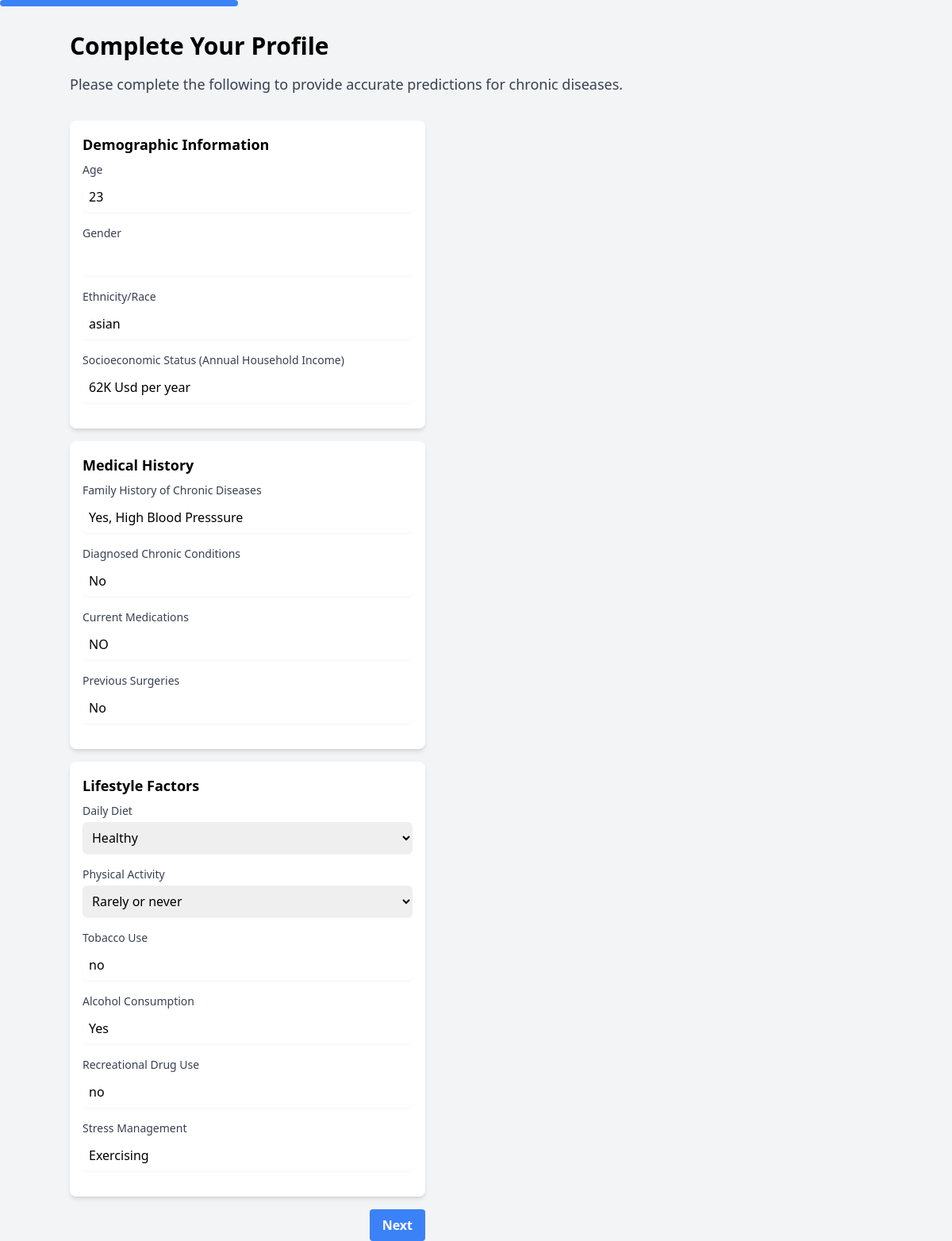
The app's page /users/complete-profile/ (signed in) with its own data.
### apps/users/models.py (models this page shows, shortened)
class UserProfile(models.Model):
    user = models.OneToOneField(User, on_delete=models.CASCADE)
    age = models.PositiveIntegerField()
    sex = models.CharField(max_length=10)
    ethnicity_race = models.CharField(max_length=100, blank=True)
    socioeconomic_status = models.CharField(max_length=100, blank=True)
    family_history_chronic_diseases = models.TextField(blank=True)
    diagnosed_chronic_conditions = models.TextField(blank=True)
    medications = models.TextField(blank=True)
    surgeries = models.TextField(blank=True)
    typical_daily_diet = models.CharField(max_length=50, blank=True)
    physical_activity_frequency = models.CharField(max_length=50, blank=True)
    smoking_habits = models.CharField(max_length=100, blank=True)
    alcohol_consumption = models.CharField(max_length=100, blank=True)
    recreational_drug_use = models.CharField(max_length=100, blank=True)
    stress_management_methods = models.CharField(max_length=100, blank=True)
    height = models.DecimalField(max_digits=5, decimal_places=2)
    weight = models.DecimalField(max_digits=5, decimal_places=2)
    blood_pressure = models.CharField(max_length=20, blank=True)
    cholesterol_levels = models.CharField(max_length=20, blank=True)
    blood_glucose_levels = models.CharField(max_length=20, blank=True)
    air_pollution_exposure = models.BooleanField(default=False)
    occupational_hazards = models.BooleanField(default=False)
    clean_drinking_water_access = models.BooleanField(default=True)
    genetic_conditions = models.TextField(blank=True)
    genetic_testing_results = models.TextField(blank=True)
    medical_compliance = models.CharField(max_length=20, blank=True)
    health_literacy = models.CharField(max_length=20, default='Moderate')
    mental_health_diagnosis = models.TextField(blank=True)
    social_support_network = models.TextField(blank=True)
    occupation = models.CharField(max_length=100, blank=True)
    work_stress = models.TextField(blank=True)
    last_checkup = models.DateField(null=True, blank=True)  # Changed default value to null
    cancer_screening = models.TextField(blank=True)
    residential_area = models.CharField(max_length=100, blank=True)
    access_to_healthcare = models.BooleanField(default=True)
    additional_comments = models.TextField(blank=True)

### apps/users/views.py (the view)
# urls.py: path('complete-profile/', views.complete_profile, name='complete_profile'),
@login_required
def complete_profile(request):
    try:
        profile = request.user.userprofile
    except UserProfile.DoesNotExist:
        profile = UserProfile(user=request.user)
    if request.method == 'POST':
        form = ProfileForm(request.POST, instance=profile)
        if form.is_valid():
            profile = form.save()
            return redirect('users:profile')
    else:
        form = ProfileForm(instance=profile)
    return render(request, 'users/complete_profile.html', {'form': form})

### apps/users/forms.py
class ProfileForm(forms.ModelForm):
    class Meta:
        model = UserProfile
        fields = ['age', 'sex', 'ethnicity_race', 'socioeconomic_status', 'family_history_chronic_diseases', 'diagnosed_chronic_conditions', 'medications', 'surgeries', 'typical_daily_diet', 'physical_activity_frequency', 'smoking_habits', 'alcohol_consumption', 'recreational_drug_use', 'stress_management_methods', 'height', 'weight', 'blood_pressure', 'cholesterol_levels', 'blood_glucose_levels', 'air_pollution_exposure', 'occupational_hazards', 'clean_drinking_water_access', 'genetic_conditions', 'genetic_testing_results', 'medical_compliance', 'health_literacy', 'mental_health_diagnosis', 'social_support_network', 'occupation', 'work_stress', 'last_checkup', 'cancer_screening', 'residential_area', 'access_to_healthcare', 'additional_comments']

### apps/users/templates/users/complete_profile.html (shortened to what this page needs)
<!DOCTYPE html>
<html lang="en">
<head>
    <script src="https://cdn.tailwindcss.com"></script>
</head>
<body class="bg-gray-100">
    <div class="container mx-auto mt-8">
        <h1 class="text-3xl font-semibold mb-4">Complete Your Profile</h1>
        <p class="text-lg text-gray-700 mb-8">Please complete the following to provide accurate predictions for chronic diseases.</p>
        <form method="post" class="max-w-md" action="{% url 'users:complete_profile' %}">
            <div data-part="1">
                <div class="bg-white rounded-lg shadow-md p-4 mb-4" >
                    <h2 class="text-lg font-semibold mb-2">Demographic Information</h2>
                    <div class="mb-4 {% if form.age.errors %}border border-red-500{% endif %}">
                        <label for="id_age" class="block text-sm font-medium text-gray-700">Age</label>
                        <input type="number" id="id_age" name="age" class="mt-1 p-2 block w-full rounded-md border-gray-300 shadow-sm focus:border-indigo-500 focus:ring focus:ring-indigo-200 focus:ring-opacity-50" value="{{ form.age.value }}">
                    </div>
                    <div class="mb-4 {% if form.sex.errors %}border border-red-500{% endif %}">
                        <label for="id_sex" class="block text-sm font-medium text-gray-700">Gender</label>
                        <input type="text" id="id_sex" name="sex" class="mt-1 p-2 block w-full rounded-md border-gray-300 shadow-sm focus:border-indigo-500 focus:ring focus:ring-indigo-200 focus:ring-opacity-50" value="{{ form.gender.value }}">
                    </div>
                    <div class="mb-4 {% if form.ethnicity_race.errors %}border border-red-500{% endif %}">
                        <label for="id_ethnicity" class="block text-sm font-medium text-gray-700">Ethnicity/Race</label>
                        <input type="text" id="id_ethnicity" name="ethnicity_race" class="mt-1 p-2 block w-full rounded-md border-gray-300 shadow-sm focus:border-indigo-500 focus:ring focus:ring-indigo-200 focus:ring-opacity-50" value="{{ form.ethnicity_race.value }}">
                    </div>
                    <div class="mb-4 {% if form.socioeconomic_status.errors %}border border-red-500{% endif %}">
                        <label for="id_income" class="block text-sm font-medium text-gray-700">Socioeconomic Status (Annual Household Income)</label>
                        <input type="text" id="id_income" name="socioeconomic_status" class="mt-1 p-2 block w-full rounded-md border-gray-300 shadow-sm focus:border-indigo-500 focus:ring focus:ring-indigo-200 focus:ring-opacity-50" value="{{ form.socioeconomic_status.value }}">
                    </div>
                </div>
                <div class="bg-white rounded-lg shadow-md p-4 mb-4">
                    <h2 class="text-lg font-semibold mb-2">Medical History</h2>
                    <div class="mb-4 {% if form.family_history.errors %}border border-red-500{% endif %}">
                        <label for="id_family_history" class="block text-sm font-medium text-gray-700">Family History of Chronic Diseases</label>
                        <input type="text" id="id_family_history" name="family_history_chronic_diseases" class="mt-1 p-2 block w-full rounded-md border-gray-300 shadow-sm focus:border-indigo-500 focus:ring focus:ring-indigo-200 focus:ring-opacity-50" value="{{ form.family_history_chronic_diseases.value }}">
                    </div>
                    <div class="mb-4 {% if form.diagnosed_conditions.errors %}border border-red-500{% endif %}">
                        <label for="id_diagnosed_conditions" class="block text-sm font-medium text-gray-700">Diagnosed Chronic Conditions</label>
                        <input type="text" id="id_diagnosed_conditions" name="diagnosed_chronic_conditions" class="mt-1 p-2 block w-full rounded-md border-gray-300 shadow-sm focus:border-indigo-500 focus:ring focus:ring-indigo-200 focus:ring-opacity-50" value="{{ form.diagnosed_chronic_conditions.value }}">
                    </div>
                    <div class="mb-4 {% if form.current_medications.errors %}border border-red-500{% endif %}">
                        <label for="id_current_medications" class="block text-sm font-medium text-gray-700">Current Medications</label>
                        <input type="text" id="id_current_medications" name="medications" class="mt-1 p-2 block w-full rounded-md border-gray-300 shadow-sm focus:border-indigo-500 focus:ring focus:ring-indigo-200 focus:ring-opacity-50" value="{{ form.medications.value }}">
                    </div>
                    <div class="mb-4 {% if form.previous_surgeries.errors %}border border-red-500{% endif %}">
                        <label for="id_previous_surgeries" class="block text-sm font-medium text-gray-700">Previous Surgeries</label>
                        <input type="text" id="id_surgeries" name="surgeries" class="mt-1 p-2 block w-full rounded-md border-gray-300 shadow-sm focus:border-indigo-500 focus:ring focus:ring-indigo-200 focus:ring-opacity-50" value="{{ form.surgeries.value }}">
                    </div>
                </div>
                <div class="bg-white rounded-lg shadow-md p-4 mb-4">
                    <h2 class="text-lg font-semibold mb-2">Lifestyle Factors</h2>
                    <div class="mb-4 {% if form.daily_diet.errors %}border border-red-500{% endif %}">
                        <label for="id_typical_daily_diet" class="block text-sm font-medium text-gray-700">Daily Diet</label>
                        <select id="id_typical_daily_diet" name="typical_daily_diet" class="mt-1 p-2 block w-full rounded-md border-gray-300 shadow-sm focus:border-indigo-500 focus:ring focus:ring-indigo-200 focus:ring-opacity-50">
                            <option value="Healthy">Healthy</option>
                        </select>
                    </div>
                    <div class="mb-4 {% if form.physical_activity.errors %}border border-red-500{% endif %}">
                        <label for="id_physical_activity" class="block text-sm font-medium text-gray-700">Physical Activity</label>
                        <select id="id_physical_activity_frequency" name="physical_activity_frequency" class="mt-1 p-2 block w-full rounded-md border-gray-300 shadow-sm focus:border-indigo-500 focus:ring focus:ring-indigo-200 focus:ring-opacity-50">
                            <option value="Rarely or never">Rarely or never</option>
                        </select>
                    </div>
                    <div class="mb-4 {% if form.tobacco_use.errors %}border border-red-500{% endif %}">
                        <label for="id_tobacco_use" class="block text-sm font-medium text-gray-700">Tobacco Use</label>
                        <input type="text" id="id_smoking_habits" name="smoking_habits" class="mt-1 p-2 block w-full rounded-md border-gray-300 shadow-sm focus:border-indigo-500 focus:ring focus:ring-indigo-200 focus:ring-opacity-50" value="{{ form.smoking_habits.value }}">
                    </div>
                    <div class="mb-4 {% if form.alcohol_consumption.errors %}border border-red-500{% endif %}">
                        <label for="id_alcohol_consumption" class="block text-sm font-medium text-gray-700">Alcohol Consumption</label>
                        <input type="text" id="id_alcohol_consumption" name="alcohol_consumption" class="mt-1 p-2 block w-full rounded-md border-gray-300 shadow-sm focus:border-indigo-500 focus:ring focus:ring-indigo-200 focus:ring-opacity-50" value="{{ form.alcohol_consumption.value }}">
                    </div>
                    <div class="mb-4 {% if form.recreational_drug_use.errors %}border border-red-500{% endif %}">
                        <label for="id_recreational_drug_use" class="block text-sm font-medium text-gray-700">Recreational Drug Use</label>
                        <input type="text" id="id_recreational_drug_use" name="recreational_drug_use" class="mt-1 p-2 block w-full rounded-md border-gray-300 shadow-sm focus:border-indigo-500 focus:ring focus:ring-indigo-200 focus:ring-opacity-50" value="{{ form.recreational_drug_use.value }}">
                    </div>
                    <div class="mb-4">
                        <label for="id_stress_management_methods" class="block text-sm font-medium text-gray-700">Stress Management</label>
                        <input type="text" id="id_stress_management" name="stress_management_methods" class="mt-1 p-2 block w-full rounded-md border-gray-300 shadow-sm focus:border-indigo-500 focus:ring focus:ring-indigo-200 focus:ring-opacity-50" value="{{ form.stress_management_methods.value }}">
                    </div>
                </div>
                <div class="flex justify-end mt-4">
                    <button type="button" class="bg-blue-500 hover:bg-blue-700 text-white font-bold py-2 px-4 rounded" onclick="nextPart()">Next</button>
                </div>
            </div>
        </form>
    </div>
</body>
</html>

### records on screen
UserProfile: ethnicity_race "asian", socioeconomic_status "62K Usd per year", family_history_chronic_diseases "Yes, High Blood Presssure", diagnosed_chronic_conditions "No", medications "NO", surgeries "No", smoking_habits "no", alcohol_consumption "Yes", recreational_drug_use "no", stress_management_methods "Exercising"
